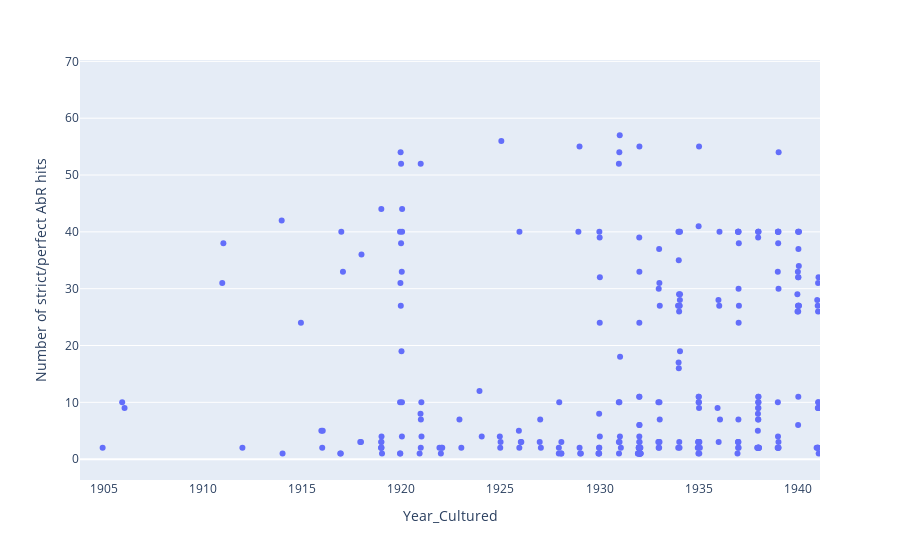

The notebook cell this image was saved under:
### Code cell
px.strip(
    df.loc[df['ORF_ID']!='NoAb'].value_counts(subset=["Accession_Number", "Year_Cultured", "Species"]).to_frame().reset_index(),
    x="Year_Cultured", 
    y=0, 
    hover_data=['Species','Accession_Number'],
    labels={'0':'Number of strict/perfect AbR hits'},
)

### Figure 1 — Plotly figure (JSON) as saved in the notebook; plotly's stock layout.template omitted (floating-point values rounded to 4 significant figures; data arrays with more than 128 entries replaced by an {"elided": "..."} marker saying what was removed)
{"data": [{"alignmentgroup": "True", "boxpoints": "all", "customdata": {"elided": "1602x2 str values"}, "fillcolor": "rgba(255,255,255,0)", "hoveron": "points", "hovertemplate": "Year_Cultured=%{x}<br>Number of strict/perfect AbR hits=%{y}<br>Species=%{customdata[0]}<br>Accession_Number=%{customdata[1]}<extra></extra>", "legendgroup": "", "line": {"color": "rgba(255,255,255,0)"}, "marker": {"color": "#636efa"}, "name": "", "offsetgroup": "", "orientation": "v", "pointpos": 0, "showlegend": false, "type": "box", "x": {"elided": "1602 int values"}, "x0": " ", "xaxis": "x", "y": {"elided": "1602 int values"}, "y0": " ", "yaxis": "y"}], "layout": {"autosize": true, "boxmode": "group", "legend": {"tracegroupgap": 0}, "margin": {"t": 60}, "xaxis": {"anchor": "y", "autorange": false, "domain": [0, 1], "range": [1904.0, 1941.0], "title": {"text": "Year_Cultured"}, "type": "linear"}, "yaxis": {"anchor": "x", "autorange": false, "domain": [0, 1], "range": [-3.667, 70.24], "title": {"text": "Number of strict/perfect AbR hits"}, "type": "linear"}}}
